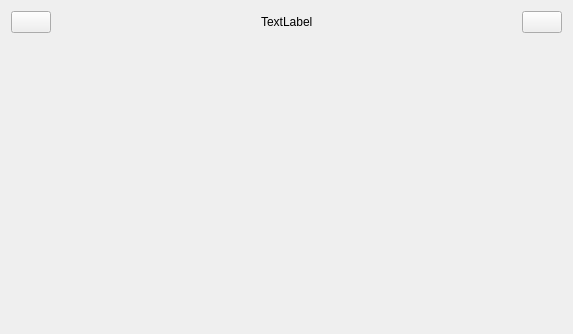
<?xml version="1.0" encoding="UTF-8"?>
<ui version="4.0">
 <class>MasterView</class>
 <widget class="QWidget" name="MasterView">
  <property name="geometry">
   <rect>
    <x>0</x>
    <y>0</y>
    <width>573</width>
    <height>334</height>
   </rect>
  </property>
  <property name="windowTitle">
   <string>MasterView</string>
  </property>
  <layout class="QVBoxLayout" name="verticalLayout">
   <item>
    <layout class="QHBoxLayout" name="horizontalLayout">
     <item>
      <widget class="QPushButton" name="btBack">
       <property name="text">
        <string/>
       </property>
       <property name="icon">
        <iconset resource="lab3.qrc">
         <normaloff>:/img/fanhui.png</normaloff>:/img/fanhui.png</iconset>
       </property>
      </widget>
     </item>
     <item>
      <spacer name="horizontalSpacer">
       <property name="orientation">
        <enum>Qt::Orientation::Horizontal</enum>
       </property>
       <property name="sizeHint" stdset="0">
        <size>
         <width>40</width>
         <height>20</height>
        </size>
       </property>
      </spacer>
     </item>
     <item>
      <widget class="QLabel" name="labelTitle">
       <property name="text">
        <string>TextLabel</string>
       </property>
      </widget>
     </item>
     <item>
      <spacer name="horizontalSpacer_2">
       <property name="orientation">
        <enum>Qt::Orientation::Horizontal</enum>
       </property>
       <property name="sizeHint" stdset="0">
        <size>
         <width>40</width>
         <height>20</height>
        </size>
       </property>
      </spacer>
     </item>
     <item>
      <widget class="QPushButton" name="btLogout">
       <property name="text">
        <string/>
       </property>
       <property name="icon">
        <iconset resource="lab3.qrc">
         <normaloff>:/img/zhuxiao.png</normaloff>:/img/zhuxiao.png</iconset>
       </property>
      </widget>
     </item>
    </layout>
   </item>
   <item>
    <widget class="QStackedWidget" name="stackedWidget"/>
   </item>
  </layout>
 </widget>
 <resources>
  <include location="lab3.qrc"/>
 </resources>
 <connections/>
</ui>
